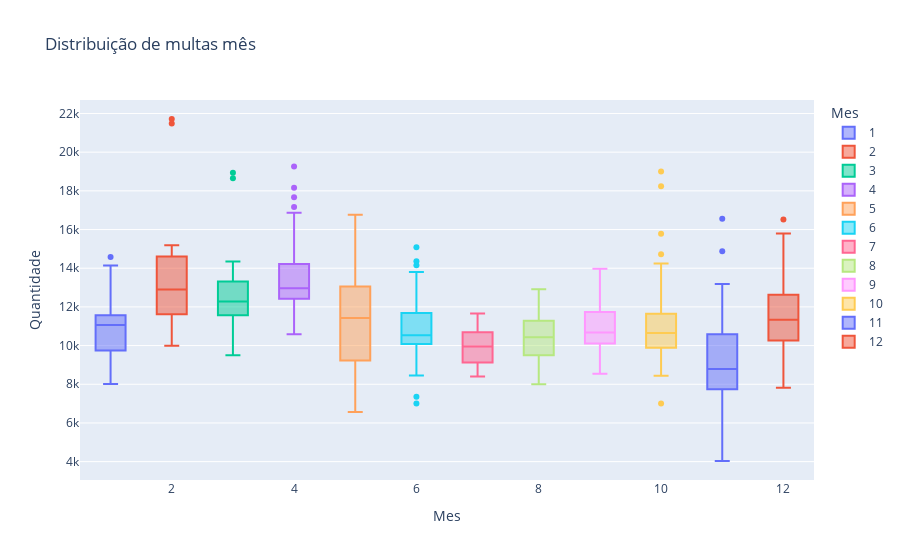

Here is the notebook cell this chart was saved with:
### Code cell
# Boxplot
px.box(Multas_Dia,
       x = 'Mes', 
       y = 'Quantidade',
       color = 'Mes',
       title = 'Distribuição de multas mês')

### Figure 1 — Plotly figure (JSON) as saved in the notebook; plotly's stock layout.template omitted (floating-point values rounded to 4 significant figures)
{"data": [{"alignmentgroup": "True", "hovertemplate": "Mes=%{x}<br>Quantidade=%{y}<extra></extra>", "legendgroup": "1", "marker": {"color": "#636efa"}, "name": "1", "notched": false, "offsetgroup": "1", "orientation": "v", "showlegend": true, "type": "box", "x": [1, 1, 1, 1, 1, 1, 1, 1, 1, 1, 1, 1, 1, 1, 1, 1, 1, 1, 1, 1, 1, 1, 1, 1, 1, 1, 1, 1, 1, 1, 1], "x0": " ", "xaxis": "x", "y": [8533, 13146, 12012, 11248, 11159, 10167, 11150, 8321, 8788, 8520, 8008, 11553, 9564, 10799, 8761, 9670, 10299, 11576, 11487, 11246, 14586, 10223, 9998, 10691, 10912, 11103, 12401, 13628, 11067, 14135, 12187], "y0": " ", "yaxis": "y"}, {"alignmentgroup": "True", "hovertemplate": "Mes=%{x}<br>Quantidade=%{y}<extra></extra>", "legendgroup": "2", "marker": {"color": "#EF553B"}, "name": "2", "notched": false, "offsetgroup": "2", "orientation": "v", "showlegend": true, "type": "box", "x": [2, 2, 2, 2, 2, 2, 2, 2, 2, 2, 2, 2, 2, 2, 2, 2, 2, 2, 2, 2, 2, 2, 2, 2, 2, 2, 2, 2], "x0": " ", "xaxis": "x", "y": [11218, 11569, 13506, 12327, 11417, 9994, 11294, 14704, 13394, 12463, 14952, 10230, 14511, 13735, 13051, 13149, 12544, 13820, 10624, 12048, 11664, 12366, 15191, 12739, 21477, 21715, 14993, 15133], "y0": " ", "yaxis": "y"}, {"alignmentgroup": "True", "hovertemplate": "Mes=%{x}<br>Quantidade=%{y}<extra></extra>", "legendgroup": "3", "marker": {"color": "#00cc96"}, "name": "3", "notched": false, "offsetgroup": "3", "orientation": "v", "showlegend": true, "type": "box", "x": [3, 3, 3, 3, 3, 3, 3, 3, 3, 3, 3, 3, 3, 3, 3, 3, 3, 3, 3, 3, 3, 3, 3, 3, 3, 3, 3, 3, 3, 3, 3], "x0": " ", "xaxis": "x", "y": [18936, 18655, 12157, 12275, 9503, 14031, 11579, 11271, 10105, 11899, 11003, 10979, 11574, 12563, 12339, 13798, 12569, 13343, 11273, 10645, 12221, 13081, 14022, 13757, 13008, 11748, 11576, 14342, 12214, 12984, 13211], "y0": " ", "yaxis": "y"}, {"alignmentgroup": "True", "hovertemplate": "Mes=%{x}<br>Quantidade=%{y}<extra></extra>", "legendgroup": "4", "marker": {"color": "#ab63fa"}, "name": "4", "notched": false, "offsetgroup": "4", "orientation": "v", "showlegend": true, "type": "box", "x": [4, 4, 4, 4, 4, 4, 4, 4, 4, 4, 4, 4, 4, 4, 4, 4, 4, 4, 4, 4, 4, 4, 4, 4, 4, 4, 4, 4, 4, 4], "x0": " ", "xaxis": "x", "y": [11691, 10583, 12795, 12619, 13237, 14175, 12679, 13456, 11193, 11253, 11455, 13132, 12741, 18161, 17162, 12422, 16867, 11647, 10864, 12624, 19261, 14933, 14090, 17675, 14224, 13316, 14058, 12619, 15075, 12525], "y0": " ", "yaxis": "y"}, {"alignmentgroup": "True", "hovertemplate": "Mes=%{x}<br>Quantidade=%{y}<extra></extra>", "legendgroup": "5", "marker": {"color": "#FFA15A"}, "name": "5", "notched": false, "offsetgroup": "5", "orientation": "v", "showlegend": true, "type": "box", "x": [5, 5, 5, 5, 5, 5, 5, 5, 5, 5, 5, 5, 5, 5, 5, 5, 5, 5, 5, 5, 5, 5, 5, 5, 5, 5, 5, 5, 5, 5, 5], "x0": " ", "xaxis": "x", "y": [12489, 14937, 14668, 14144, 16248, 16765, 9140, 8143, 12599, 11647, 10678, 15285, 9483, 8253, 6774, 10567, 10468, 8511, 8635, 9827, 7547, 6569, 13820, 12184, 13045, 11643, 13056, 11423, 10876, 11539, 10711], "y0": " ", "yaxis": "y"}, {"alignmentgroup": "True", "hovertemplate": "Mes=%{x}<br>Quantidade=%{y}<extra></extra>", "legendgroup": "6", "marker": {"color": "#19d3f3"}, "name": "6", "notched": false, "offsetgroup": "6", "orientation": "v", "showlegend": true, "type": "box", "x": [6, 6, 6, 6, 6, 6, 6, 6, 6, 6, 6, 6, 6, 6, 6, 6, 6, 6, 6, 6, 6, 6, 6, 6, 6, 6, 6, 6, 6, 6], "x0": " ", "xaxis": "x", "y": [8452, 11073, 11662, 10500, 10731, 11752, 10086, 12071, 11683, 13802, 10849, 10253, 15085, 10638, 14153, 14358, 7357, 7007, 13663, 9562, 9302, 9816, 10199, 10286, 10183, 10637, 10101, 10080, 9109, 10574], "y0": " ", "yaxis": "y"}, {"alignmentgroup": "True", "hovertemplate": "Mes=%{x}<br>Quantidade=%{y}<extra></extra>", "legendgroup": "7", "marker": {"color": "#FF6692"}, "name": "7", "notched": false, "offsetgroup": "7", "orientation": "v", "showlegend": true, "type": "box", "x": [7, 7, 7, 7, 7, 7, 7, 7, 7, 7, 7, 7, 7, 7, 7, 7, 7, 7, 7, 7, 7, 7, 7, 7, 7, 7, 7, 7, 7, 7, 7], "x0": " ", "xaxis": "x", "y": [9472, 10572, 10208, 10737, 9076, 9737, 9169, 10815, 9123, 10856, 11660, 11146, 9812, 10964, 10770, 8404, 9872, 10130, 10418, 10036, 9643, 11634, 8985, 9064, 9948, 8809, 9142, 10116, 10082, 8877, 8969], "y0": " ", "yaxis": "y"}, {"alignmentgroup": "True", "hovertemplate": "Mes=%{x}<br>Quantidade=%{y}<extra></extra>", "legendgroup": "8", "marker": {"color": "#B6E880"}, "name": "8", "notched": false, "offsetgroup": "8", "orientation": "v", "showlegend": true, "type": "box", "x": [8, 8, 8, 8, 8, 8, 8, 8, 8, 8, 8, 8, 8, 8, 8, 8, 8, 8, 8, 8, 8, 8, 8, 8, 8, 8, 8, 8, 8, 8, 8], "x0": " ", "xaxis": "x", "y": [9521, 9795, 9525, 9656, 10548, 8047, 8000, 10647, 8930, 10525, 10429, 12014, 8195, 8069, 11584, 11570, 10661, 11117, 9491, 8806, 9351, 12918, 10597, 11348, 11578, 12334, 9884, 10883, 10346, 10334, 11420], "y0": " ", "yaxis": "y"}, {"alignmentgroup": "True", "hovertemplate": "Mes=%{x}<br>Quantidade=%{y}<extra></extra>", "legendgroup": "9", "marker": {"color": "#FF97FF"}, "name": "9", "notched": false, "offsetgroup": "9", "orientation": "v", "showlegend": true, "type": "box", "x": [9, 9, 9, 9, 9, 9, 9, 9, 9, 9, 9, 9, 9, 9, 9, 9, 9, 9, 9, 9, 9, 9, 9, 9, 9, 9, 9, 9, 9, 9], "x0": " ", "xaxis": "x", "y": [10562, 10531, 9730, 10891, 13580, 10106, 10884, 10486, 12517, 9645, 10381, 10809, 10183, 8544, 11114, 11737, 10091, 10081, 11190, 12571, 12108, 10784, 12943, 10501, 9522, 11612, 9074, 10532, 11880, 13979], "y0": " ", "yaxis": "y"}, {"alignmentgroup": "True", "hovertemplate": "Mes=%{x}<br>Quantidade=%{y}<extra></extra>", "legendgroup": "10", "marker": {"color": "#FECB52"}, "name": "10", "notched": false, "offsetgroup": "10", "orientation": "v", "showlegend": true, "type": "box", "x": [10, 10, 10, 10, 10, 10, 10, 10, 10, 10, 10, 10, 10, 10, 10, 10, 10, 10, 10, 10, 10, 10, 10, 10, 10, 10, 10, 10, 10, 10, 10], "x0": " ", "xaxis": "x", "y": [14241, 15781, 10458, 9766, 10257, 9532, 11802, 10645, 9507, 9646, 11046, 11134, 10946, 11550, 9801, 10653, 12259, 10363, 11629, 10526, 11617, 9884, 8445, 11659, 9902, 10925, 10096, 19007, 18238, 14719, 7005], "y0": " ", "yaxis": "y"}, {"alignmentgroup": "True", "hovertemplate": "Mes=%{x}<br>Quantidade=%{y}<extra></extra>", "legendgroup": "11", "marker": {"color": "#636efa"}, "name": "11", "notched": false, "offsetgroup": "11", "orientation": "v", "showlegend": true, "type": "box", "x": [11, 11, 11, 11, 11, 11, 11, 11, 11, 11, 11, 11, 11, 11, 11, 11, 11, 11, 11, 11, 11, 11, 11, 11, 11, 11, 11, 11, 11, 11], "x0": " ", "xaxis": "x", "y": [5853, 9888, 6831, 7737, 6605, 9804, 10581, 9188, 10851, 9397, 13189, 14878, 12679, 12027, 16559, 10511, 9556, 11007, 7979, 7886, 5382, 7665, 5472, 4033, 9001, 7948, 7967, 8423, 8579, 8549], "y0": " ", "yaxis": "y"}, {"alignmentgroup": "True", "hovertemplate": "Mes=%{x}<br>Quantidade=%{y}<extra></extra>", "legendgroup": "12", "marker": {"color": "#EF553B"}, "name": "12", "notched": false, "offsetgroup": "12", "orientation": "v", "showlegend": true, "type": "box", "x": [12, 12, 12, 12, 12, 12, 12, 12, 12, 12, 12, 12, 12, 12, 12, 12, 12, 12, 12, 12, 12, 12, 12, 12, 12, 12, 12, 12, 12, 12, 12], "x0": " ", "xaxis": "x", "y": [9001, 7815, 8858, 8973, 9824, 10717, 10960, 11293, 10910, 9656, 10233, 11251, 8561, 11701, 11957, 12950, 15465, 12248, 10361, 12476, 12679, 11912, 16523, 13654, 11021, 15214, 12077, 11332, 12226, 15801, 13216], "y0": " ", "yaxis": "y"}], "layout": {"boxmode": "overlay", "legend": {"title": {"text": "Mes"}, "tracegroupgap": 0}, "title": {"text": "Distribuição de multas mês"}, "xaxis": {"anchor": "y", "categoryarray": [1, 2, 3, 4, 5, 6, 7, 8, 9, 10, 11, 12], "categoryorder": "array", "domain": [0, 1], "title": {"text": "Mes"}}, "yaxis": {"anchor": "x", "domain": [0, 1], "title": {"text": "Quantidade"}}}}
